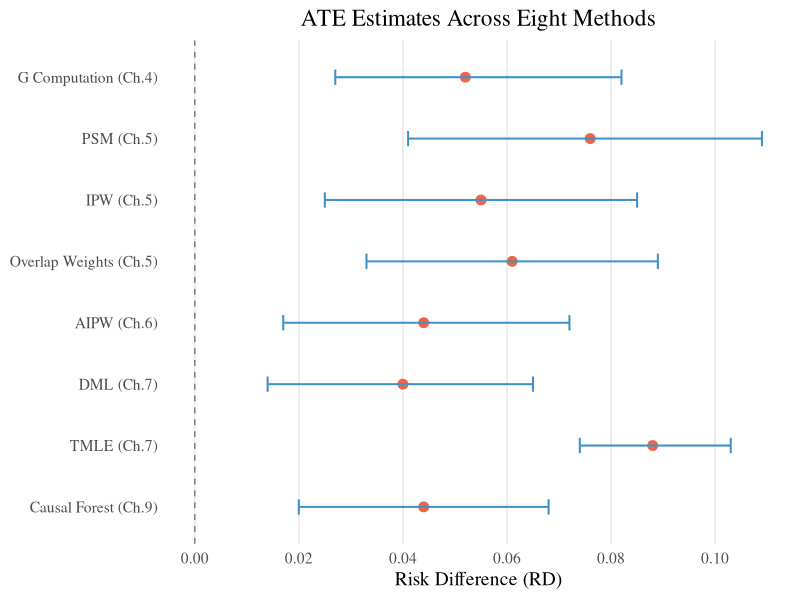

Write the R code that produced this figure.
# Chapter 10: 全书汇总——十种方法的终极对比
# 森林图汇总所有方法的 ATE 估计

library(ggplot2)
set.seed(2026)

# ── 从第 3--9 章收集的真实估计值 ─────────────────────────
methods <- c(
  "G Computation (Ch.4)", "PSM (Ch.5)", "IPW (Ch.5)",
  "Overlap Weights (Ch.5)", "AIPW (Ch.6)", "DML (Ch.7)",
  "TMLE (Ch.7)", "Causal Forest (Ch.9)")
est   <- c(0.052, 0.076, 0.055, 0.061, 0.044, 0.040, 0.088, 0.044)
ci_lo <- c(0.027, 0.041, 0.025, 0.033, 0.017, 0.014, 0.074, 0.020)
ci_hi <- c(0.082, 0.109, 0.085, 0.089, 0.072, 0.065, 0.103, 0.068)

df <- data.frame(method = factor(methods, levels = rev(methods)),
                 est = est, lo = ci_lo, hi = ci_hi)

# ── 森林图 ───────────────────────────────────────────────
ggplot(df, aes(x = est, y = method)) +
  geom_vline(xintercept = 0, linetype = "dashed", color = "grey50") +
  geom_point(size = 3, color = "#EF6548") +
  geom_errorbar(aes(xmin = lo, xmax = hi), width = 0.25,
                color = "#4292C6", linewidth = 0.7, orientation = "y") +
  labs(x = "Risk Difference (RD)", y = NULL,
       title = "ATE Estimates Across Eight Methods") +
  scale_x_continuous(breaks = seq(-0.02, 0.12, 0.02)) +
  theme_minimal(base_size = 14, base_family = "serif") +
  theme(panel.grid.minor = element_blank(),
        panel.grid.major.y = element_blank(),
        plot.title = element_text(hjust = 0.5))
